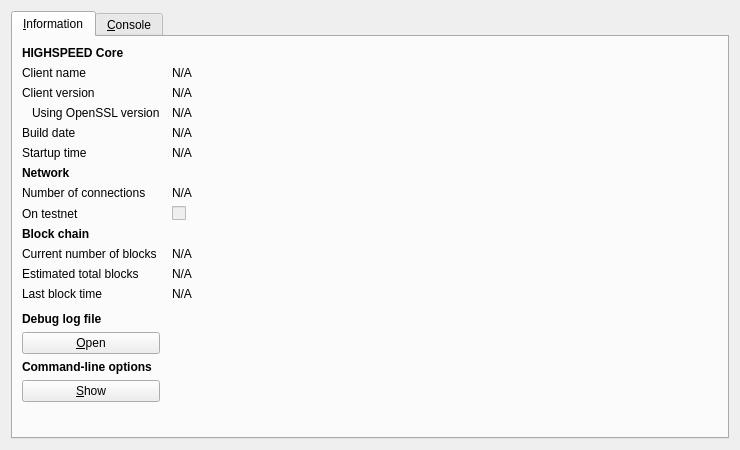
<?xml version="1.0" encoding="UTF-8"?>
<ui version="4.0">
 <class>RPCConsole</class>
 <widget class="QDialog" name="RPCConsole">
  <property name="geometry">
   <rect>
    <x>0</x>
    <y>0</y>
    <width>740</width>
    <height>450</height>
   </rect>
  </property>
  <property name="windowTitle">
   <string>HIGHSPEED - Debug window</string>
  </property>
  <layout class="QVBoxLayout" name="verticalLayout_2">
   <item>
    <widget class="QTabWidget" name="tabWidget">
     <property name="currentIndex">
      <number>0</number>
     </property>
     <widget class="QWidget" name="tab_info">
      <attribute name="title">
       <string>&amp;Information</string>
      </attribute>
      <layout class="QGridLayout" name="gridLayout" columnstretch="0,1">
       <property name="horizontalSpacing">
        <number>12</number>
       </property>
       <item row="0" column="0">
        <widget class="QLabel" name="label_9">
         <property name="font">
          <font>
           <weight>75</weight>
           <bold>true</bold>
          </font>
         </property>
         <property name="text">
          <string>HIGHSPEED Core</string>
         </property>
        </widget>
       </item>
       <item row="1" column="0">
        <widget class="QLabel" name="label_5">
         <property name="text">
          <string>Client name</string>
         </property>
        </widget>
       </item>
       <item row="1" column="1">
        <widget class="QLabel" name="clientName">
         <property name="cursor">
          <cursorShape>IBeamCursor</cursorShape>
         </property>
         <property name="text">
          <string>N/A</string>
         </property>
         <property name="textFormat">
          <enum>Qt::PlainText</enum>
         </property>
         <property name="textInteractionFlags">
          <set>Qt::LinksAccessibleByMouse|Qt::TextSelectableByKeyboard|Qt::TextSelectableByMouse</set>
         </property>
        </widget>
       </item>
       <item row="2" column="0">
        <widget class="QLabel" name="label_6">
         <property name="text">
          <string>Client version</string>
         </property>
        </widget>
       </item>
       <item row="2" column="1">
        <widget class="QLabel" name="clientVersion">
         <property name="cursor">
          <cursorShape>IBeamCursor</cursorShape>
         </property>
         <property name="text">
          <string>N/A</string>
         </property>
         <property name="textFormat">
          <enum>Qt::PlainText</enum>
         </property>
         <property name="textInteractionFlags">
          <set>Qt::LinksAccessibleByMouse|Qt::TextSelectableByKeyboard|Qt::TextSelectableByMouse</set>
         </property>
        </widget>
       </item>
       <item row="3" column="0">
        <widget class="QLabel" name="label_14">
         <property name="text">
          <string>Using OpenSSL version</string>
         </property>
         <property name="indent">
          <number>10</number>
         </property>
        </widget>
       </item>
       <item row="3" column="1">
        <widget class="QLabel" name="openSSLVersion">
         <property name="cursor">
          <cursorShape>IBeamCursor</cursorShape>
         </property>
         <property name="text">
          <string>N/A</string>
         </property>
         <property name="textFormat">
          <enum>Qt::PlainText</enum>
         </property>
         <property name="textInteractionFlags">
          <set>Qt::LinksAccessibleByMouse|Qt::TextSelectableByKeyboard|Qt::TextSelectableByMouse</set>
         </property>
        </widget>
       </item>
       <item row="4" column="0">
        <widget class="QLabel" name="label_12">
         <property name="text">
          <string>Build date</string>
         </property>
        </widget>
       </item>
       <item row="4" column="1">
        <widget class="QLabel" name="buildDate">
         <property name="cursor">
          <cursorShape>IBeamCursor</cursorShape>
         </property>
         <property name="text">
          <string>N/A</string>
         </property>
         <property name="textFormat">
          <enum>Qt::PlainText</enum>
         </property>
         <property name="textInteractionFlags">
          <set>Qt::LinksAccessibleByMouse|Qt::TextSelectableByKeyboard|Qt::TextSelectableByMouse</set>
         </property>
        </widget>
       </item>
       <item row="5" column="0">
        <widget class="QLabel" name="label_13">
         <property name="text">
          <string>Startup time</string>
         </property>
        </widget>
       </item>
       <item row="5" column="1">
        <widget class="QLabel" name="startupTime">
         <property name="cursor">
          <cursorShape>IBeamCursor</cursorShape>
         </property>
         <property name="text">
          <string>N/A</string>
         </property>
         <property name="textFormat">
          <enum>Qt::PlainText</enum>
         </property>
         <property name="textInteractionFlags">
          <set>Qt::LinksAccessibleByMouse|Qt::TextSelectableByKeyboard|Qt::TextSelectableByMouse</set>
         </property>
        </widget>
       </item>
       <item row="6" column="0">
        <widget class="QLabel" name="label_11">
         <property name="font">
          <font>
           <weight>75</weight>
           <bold>true</bold>
          </font>
         </property>
         <property name="text">
          <string>Network</string>
         </property>
        </widget>
       </item>
       <item row="7" column="0">
        <widget class="QLabel" name="label_7">
         <property name="text">
          <string>Number of connections</string>
         </property>
        </widget>
       </item>
       <item row="7" column="1">
        <widget class="QLabel" name="numberOfConnections">
         <property name="cursor">
          <cursorShape>IBeamCursor</cursorShape>
         </property>
         <property name="text">
          <string>N/A</string>
         </property>
         <property name="textFormat">
          <enum>Qt::PlainText</enum>
         </property>
         <property name="textInteractionFlags">
          <set>Qt::LinksAccessibleByMouse|Qt::TextSelectableByKeyboard|Qt::TextSelectableByMouse</set>
         </property>
        </widget>
       </item>
       <item row="8" column="0">
        <widget class="QLabel" name="label_8">
         <property name="text">
          <string>On testnet</string>
         </property>
        </widget>
       </item>
       <item row="8" column="1">
        <widget class="QCheckBox" name="isTestNet">
         <property name="enabled">
          <bool>false</bool>
         </property>
         <property name="text">
          <string/>
         </property>
        </widget>
       </item>
       <item row="9" column="0">
        <widget class="QLabel" name="label_10">
         <property name="font">
          <font>
           <weight>75</weight>
           <bold>true</bold>
          </font>
         </property>
         <property name="text">
          <string>Block chain</string>
         </property>
        </widget>
       </item>
       <item row="10" column="0">
        <widget class="QLabel" name="label_3">
         <property name="text">
          <string>Current number of blocks</string>
         </property>
        </widget>
       </item>
       <item row="10" column="1">
        <widget class="QLabel" name="numberOfBlocks">
         <property name="cursor">
          <cursorShape>IBeamCursor</cursorShape>
         </property>
         <property name="text">
          <string>N/A</string>
         </property>
         <property name="textFormat">
          <enum>Qt::PlainText</enum>
         </property>
         <property name="textInteractionFlags">
          <set>Qt::LinksAccessibleByMouse|Qt::TextSelectableByKeyboard|Qt::TextSelectableByMouse</set>
         </property>
        </widget>
       </item>
       <item row="11" column="0">
        <widget class="QLabel" name="label_4">
         <property name="text">
          <string>Estimated total blocks</string>
         </property>
        </widget>
       </item>
       <item row="11" column="1">
        <widget class="QLabel" name="totalBlocks">
         <property name="cursor">
          <cursorShape>IBeamCursor</cursorShape>
         </property>
         <property name="text">
          <string>N/A</string>
         </property>
         <property name="textFormat">
          <enum>Qt::PlainText</enum>
         </property>
         <property name="textInteractionFlags">
          <set>Qt::LinksAccessibleByMouse|Qt::TextSelectableByKeyboard|Qt::TextSelectableByMouse</set>
         </property>
        </widget>
       </item>
       <item row="12" column="0">
        <widget class="QLabel" name="label_2">
         <property name="text">
          <string>Last block time</string>
         </property>
        </widget>
       </item>
       <item row="12" column="1">
        <widget class="QLabel" name="lastBlockTime">
         <property name="cursor">
          <cursorShape>IBeamCursor</cursorShape>
         </property>
         <property name="text">
          <string>N/A</string>
         </property>
         <property name="textFormat">
          <enum>Qt::PlainText</enum>
         </property>
         <property name="textInteractionFlags">
          <set>Qt::LinksAccessibleByMouse|Qt::TextSelectableByKeyboard|Qt::TextSelectableByMouse</set>
         </property>
        </widget>
       </item>
       <item row="13" column="0">
        <spacer name="verticalSpacer_2">
         <property name="orientation">
          <enum>Qt::Vertical</enum>
         </property>
         <property name="sizeHint" stdset="0">
          <size>
           <width>20</width>
           <height>20</height>
          </size>
         </property>
        </spacer>
       </item>
       <item row="14" column="0">
        <widget class="QLabel" name="labelDebugLogfile">
         <property name="font">
          <font>
           <weight>75</weight>
           <bold>true</bold>
          </font>
         </property>
         <property name="text">
          <string>Debug log file</string>
         </property>
        </widget>
       </item>
       <item row="15" column="0">
        <widget class="QPushButton" name="openDebugLogfileButton">
         <property name="toolTip">
          <string>Open the HIGHSPEED debug log file from the current data directory. This can take a few seconds for large log files.</string>
         </property>
         <property name="text">
          <string>&amp;Open</string>
         </property>
         <property name="autoDefault">
          <bool>false</bool>
         </property>
        </widget>
       </item>
       <item row="16" column="0">
        <widget class="QLabel" name="labelCLOptions">
         <property name="font">
          <font>
           <weight>75</weight>
           <bold>true</bold>
          </font>
         </property>
         <property name="text">
          <string>Command-line options</string>
         </property>
        </widget>
       </item>
       <item row="17" column="0">
        <widget class="QPushButton" name="showCLOptionsButton">
         <property name="toolTip">
          <string>Show the HIGHSPEED-Qt help message to get a list with possible HIGHSPEED command-line options.</string>
         </property>
         <property name="text">
          <string>&amp;Show</string>
         </property>
         <property name="autoDefault">
          <bool>false</bool>
         </property>
        </widget>
       </item>
       <item row="18" column="0">
        <spacer name="verticalSpacer">
         <property name="orientation">
          <enum>Qt::Vertical</enum>
         </property>
         <property name="sizeHint" stdset="0">
          <size>
           <width>20</width>
           <height>40</height>
          </size>
         </property>
        </spacer>
       </item>
      </layout>
     </widget>
     <widget class="QWidget" name="tab_console">
      <attribute name="title">
       <string>&amp;Console</string>
      </attribute>
      <layout class="QVBoxLayout" name="verticalLayout_3">
       <property name="spacing">
        <number>3</number>
       </property>
       <item>
        <widget class="QTextEdit" name="messagesWidget">
         <property name="minimumSize">
          <size>
           <width>0</width>
           <height>100</height>
          </size>
         </property>
         <property name="readOnly">
          <bool>true</bool>
         </property>
         <property name="tabKeyNavigation" stdset="0">
          <bool>false</bool>
         </property>
         <property name="columnCount" stdset="0">
          <number>2</number>
         </property>
        </widget>
       </item>
       <item>
        <layout class="QHBoxLayout" name="horizontalLayout">
         <property name="spacing">
          <number>3</number>
         </property>
         <item>
          <widget class="QLabel" name="label">
           <property name="text">
            <string notr="true">&gt;</string>
           </property>
          </widget>
         </item>
         <item>
          <widget class="QLineEdit" name="lineEdit"/>
         </item>
         <item>
          <widget class="QPushButton" name="clearButton">
           <property name="maximumSize">
            <size>
             <width>24</width>
             <height>24</height>
            </size>
           </property>
           <property name="toolTip">
            <string>Clear console</string>
           </property>
           <property name="text">
            <string/>
           </property>
           <property name="icon">
            <iconset resource="../bitcoin.qrc">
             <normaloff>:/icons/remove</normaloff>:/icons/remove</iconset>
           </property>
           <property name="shortcut">
            <string notr="true">Ctrl+L</string>
           </property>
           <property name="autoDefault">
            <bool>false</bool>
           </property>
          </widget>
         </item>
        </layout>
       </item>
      </layout>
     </widget>
    </widget>
   </item>
  </layout>
 </widget>
 <resources>
  <include location="../bitcoin.qrc"/>
 </resources>
 <connections/>
</ui>
